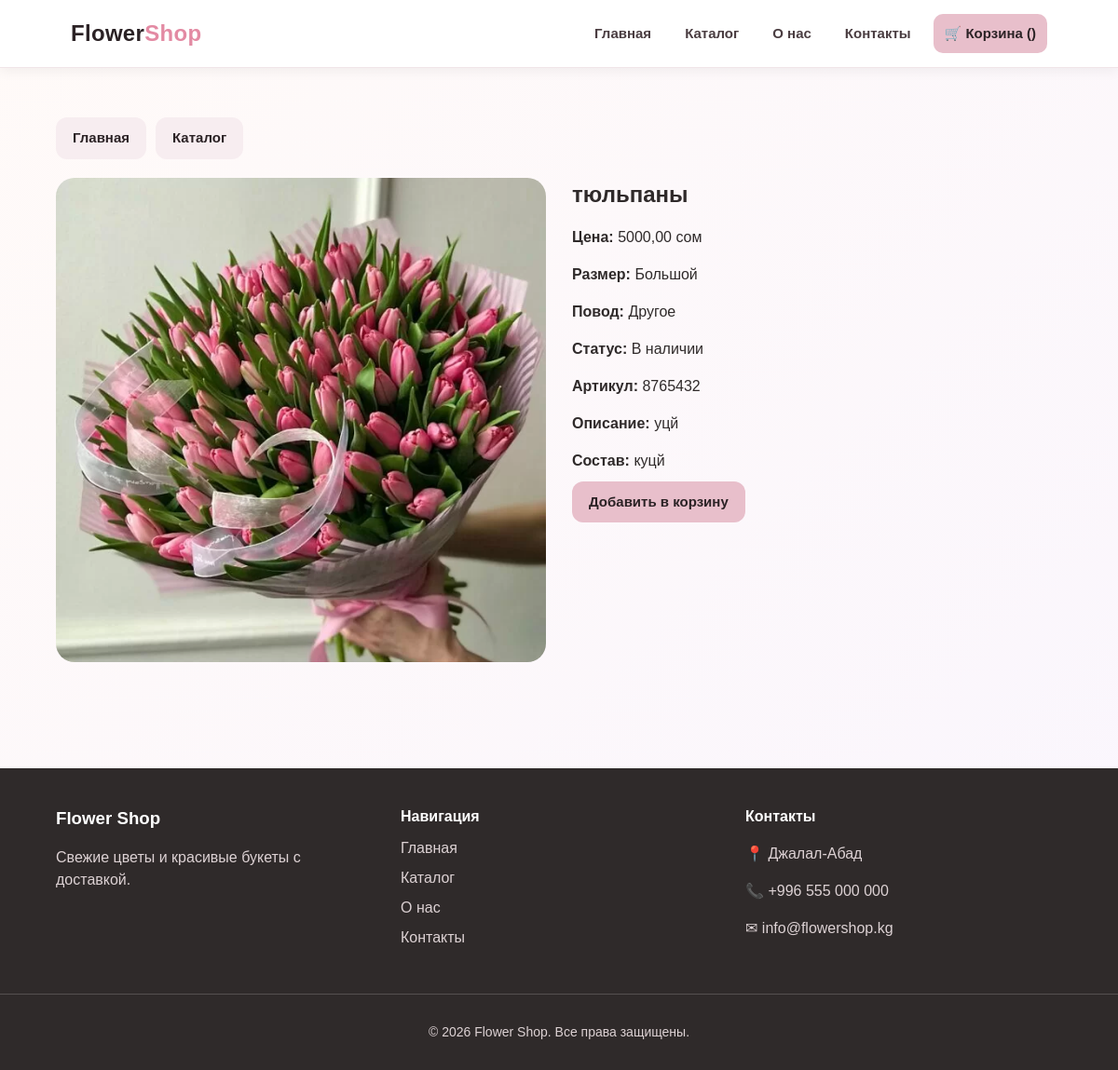
Page /product/tyulpany/ on the committed database.
### shop/models.py (models this page shows, shortened)
class Product(models.Model):
    SIZE_CHOICES = [
        ("small", "Малый"),
        ("medium", "Средний"),
        ("large", "Большой"),
    ]
    STATUS_CHOICES = [
        ("in_stock", "В наличии"),
        ("pre_order", "Под заказ"),
    ]
    OCCASION_CHOICES = [
        ("birthday", "День рождения"),
        ("wedding", "Свадьба"),
        ("march8", "8 марта"),
        ("anniversary", "Годовщина"),
        ("love", "Любовь"),
        ("other", "Другое"),
    ]
    category = models.ForeignKey(
        Category,
        on_delete=models.CASCADE,
        related_name="products",
        verbose_name="Категория"
    )
    title = models.CharField("Название", max_length=200)
    slug = models.SlugField("Slug", unique=True, blank=True)
    image = models.ImageField("Фото", upload_to="products/")
    price = models.DecimalField("Цена", max_digits=10, decimal_places=2)
    description = models.TextField("Описание", blank=True)
    composition = models.TextField("Состав букета", blank=True)
    size = models.CharField("Размер", max_length=20, choices=SIZE_CHOICES, default="medium")
    occasion = models.CharField("Повод", max_length=30, choices=OCCASION_CHOICES, default="other")
    status = models.CharField("Статус", max_length=20, choices=STATUS_CHOICES, default="in_stock")
    article = models.CharField("Артикул", max_length=50, unique=True)
    is_popular = models.BooleanField("Популярный", default=False)
    created_at = models.DateTimeField("Создано", auto_now_add=True)
    class Meta:
        verbose_name = "Товар"
        verbose_name_plural = "Товары"
        ordering = ["-created_at"]

### shop/views.py (the view)
# urls.py: path("product/<slug:slug>/", views.product_detail, name="product_detail"),
def product_detail(request, slug):
    product = get_object_or_404(Product, slug=slug)
    return render(request, "shop/product_detail.html", {"product": product})

### templates/shop/product_detail.html (shortened to what this page needs)
{% extends 'shop/base.html' %}
{% block content %}
<section class="section">
    <div class="container">
        <div class="product-nav">
            <a href="{% url 'home' %}" class="btn btn-light">Главная</a>
            <a href="{% url 'catalog' %}" class="btn btn-light">Каталог</a>
        </div>
        <div class="product-detail">
            <div class="product-image">
                {% if product.image %}
                    <img src="{{ product.image.url }}" alt="{{ product.title }}">
                {% endif %}
            </div>
            <div class="product-info">
                <h1>{{ product.title }}</h1>
                <p><strong>Цена:</strong> {{ product.price }} сом</p>
                <p><strong>Размер:</strong> {{ product.get_size_display }}</p>
                <p><strong>Повод:</strong> {{ product.get_occasion_display }}</p>
                <p><strong>Статус:</strong> {{ product.get_status_display }}</p>
                <p><strong>Артикул:</strong> {{ product.article }}</p>
                {% if product.description %}
                    <p><strong>Описание:</strong> {{ product.description }}</p>
                {% endif %}
                {% if product.composition %}
                    <p><strong>Состав:</strong> {{ product.composition }}</p>
                {% endif %}
                <a href="{% url 'add_to_cart' product.id %}" class="btn">Добавить в корзину</a>
            </div>
        </div>
    </div>
</section>
{% endblock %}

### static/css/base.css (style rules this page uses)
* { box-sizing: border-box; }
html, body { height: 100%; }
html { scroll-behavior: smooth; }
body { margin: 0; font-family: Arial, sans-serif; color: #2f2a2a; line-height: 1.5; background: linear-gradient(-45deg, #fff6f8, #fdf1f4, #f8f4ff, #fffaf8); background-size: 400% 400%; animation: gradientMove 16s ease infinite; min-height: 100vh; display: flex; flex-direction: column; }
img { max-width: 100%; display: block; }
a { transition: 0.2s ease; }
.container { width: 90%; max-width: 1200px; margin: 0 auto; }
.section { padding: 54px 0; }
.section h1, .section h2 { margin-top: 0; margin-bottom: 20px; }
.btn { display: inline-block; padding: 11px 18px; background: #e8bfcb; color: #2b2225; text-decoration: none; border-radius: 12px; border: none; cursor: pointer; font-size: 15px; font-weight: 600; }
.btn-light { background: #f7edf0; color: #2b2225; }
.product-nav { display: flex; gap: 10px; margin-bottom: 20px; flex-wrap: wrap; }
.product-detail { display: grid; grid-template-columns: 1fr; gap: 28px; }
.product-image img { width: 100%; border-radius: 20px; max-height: 520px; object-fit: cover; }
.product-info h1 { margin-top: 0; margin-bottom: 14px; }
.product-info p { margin-bottom: 10px; }
@media (min-width: 768px) { .product-detail { grid-template-columns: 1fr 1fr; align-items: start; } }

### rows in the picture
Product: image (picture), title "тюльпаны", price "5000,00", size "Большой", occasion "Другое", status "В наличии", article "8765432", description "уцй", composition "куцй"
